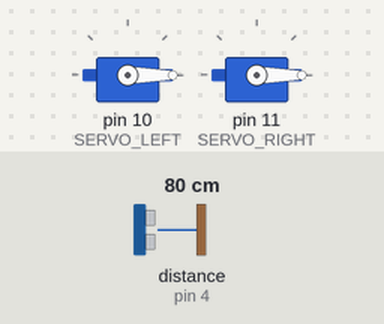
The program below on a simulated Arduino Uno, built with avr-gcc and run on an emulated ATmega328P. Shown: 2 × servo. Wiring (inferred from the names in the program): 2 × ultrasonic range finder: trigger pin 3, echo pin 6 / trigger pin 5, echo pin 4. Inputs (shaded band) come from the test bench; at power-on: distance to the obstacle (sensor on pin 4) 80 cm. The echo pulse lasts 58.3 µs per cm; what the program prints to the serial monitor is not drawn.

Above: at 4.2 s.
4.3 s: distance to the obstacle (sensor on pin 4) set to 12 cm
At 6.6 s:
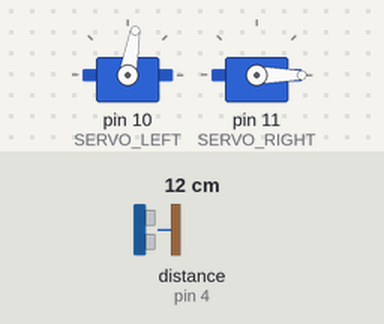
11.5 s: distance to the obstacle (sensor on pin 4) set to 10 cm
At 12.5 s:
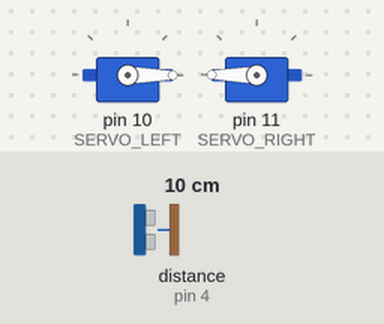
Timing chart, 0 to 14.5 s (numbered marks = the images above; inputs shaded):
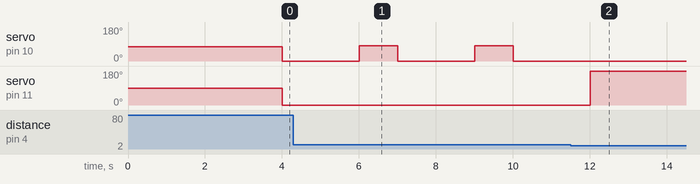

Measured:
- the behaviour switches between 11 and 10 cm on distance to the obstacle (sensor on pin 4) (found by bisection; images 1 and 2)
- after the input at 11.5 s, servo on pin 10 (SERVO_LEFT): stops changing and stays 0°; servo on pin 11 (SERVO_RIGHT): 0° → 180° after 0.51 s
- by itself, servo on pin 10 (SERVO_LEFT): alternates 80° for 1.0 s and 0° for 2.0 s

The program:

main.cpp
```cpp
#include "UNOpinout.h"

#include <Arduino.h>
#include "Servo.h"

#include "sonars/sonars.h"
#include "movement/movement.h"

enum sonars {left, center, right};

void setup() {

  sonars_setup();
  movement_setup();

  Serial.begin(9600);

  walk_stop();
  Serial.println("stop");
  delay(3000);
}
void loop() {
  if(distance_cm_update(center) < 10) walk_backwards();
  else if (distance_cm_update(right) < 10) turn_left();
  else if (distance_cm_update(left) < 10) turn_left();
  else walk_forward();
}
```

UNOpinout.h
```cpp
#define D0_TX 0
#define D1_RX 1
#define D2 2
#define D3_PWM 3
#define D4 4
#define D5_PWM 5
#define D6_PWM 6
#define D7 7

#define D10_PWM 10
#define D11_PWM 11

#define D13 13
```

movement.cpp
```cpp
#include "movement.h"

#include "Servo.h"
#include <Arduino.h>

Servo Left_Wheel;
Servo Right_Wheel;

void walk_stop() { //working
  Left_Wheel.write(75);
  Right_Wheel.write(88);
}

void walk_forward() { //working
  Left_Wheel.write(80);
  Right_Wheel.write(0);

//está a virar para esquerda com 90; 0
}

void walk_backwards() { //working
  Left_Wheel.write(0);
  Right_Wheel.write(180);
}

void spin_anti_clockwise() { //working
  Left_Wheel.write(0);
  Right_Wheel.write(0);
}

void spin_clockwise() { //working
  Left_Wheel.write(90);
  Right_Wheel.write(180);
}

void turn_left() {
  spin_anti_clockwise();
  delay(HALF_SPIN_TIME);
  walk_forward();
}

void turn_right() {
  spin_clockwise();
  delay(HALF_SPIN_TIME);
  walk_forward();
}

void movement_setup() {
  Left_Wheel.attach(SERVO_LEFT);
  Right_Wheel.attach(SERVO_RIGHT);
}
```

movement.h
```cpp
#pragma once

#include "./UNOpinout.h"

#define SERVO_LEFT D10_PWM
#define SERVO_RIGHT D11_PWM

#define HALF_SPIN_TIME 2000

void walk_stop();
void walk_forward();
void walk_backwards();
void spin_anti_clockwise();
void spin_clockwise();
void turn_left();
void turn_right();
void movement_setup();
```

sonars.cpp
```cpp
#include "sonars.h"

#include <Arduino.h>

int echos[3] = {LEFT_ECHO, CENTER_ECHO, RIGHT_ECHO};
int trigs[3] = {LEFT_TRIG, CENTER_TRIG, RIGHT_TRIG};

unsigned long distance_cm_update(int sonar) {
  digitalWrite(trigs[sonar], LOW);
  delayMicroseconds(2);
  digitalWrite(trigs[sonar], HIGH);
  delayMicroseconds(10);
  digitalWrite(trigs[sonar], LOW);
  return microsecondsToCentimeters( pulseIn(echos[sonar], HIGH) );
}

void sonars_setup(){
  FOR_SONARS(i) pinMode(trigs[i], OUTPUT);
  FOR_SONARS(i) pinMode(echos[i], INPUT);
}
```

sonars.h
```cpp
#pragma once

#include "./UNOpinout.h"

#define LEFT_ECHO D2
#define LEFT_TRIG D3_PWM

#define CENTER_ECHO D4
#define CENTER_TRIG D5_PWM

#define RIGHT_ECHO D6_PWM
#define RIGHT_TRIG D7

#define FOR_SONARS(__sonar_index__) for(int __sonar_index__ = 0; __sonar_index__ < 3; __sonar_index__++)

#define microsecondsToCentimeters(microseconds) microseconds / 29 / 2

unsigned long distance_cm_update(int sonar);
void print_distances();
void sonars_setup();

//echo está a cinzento e trig está a branco
```
